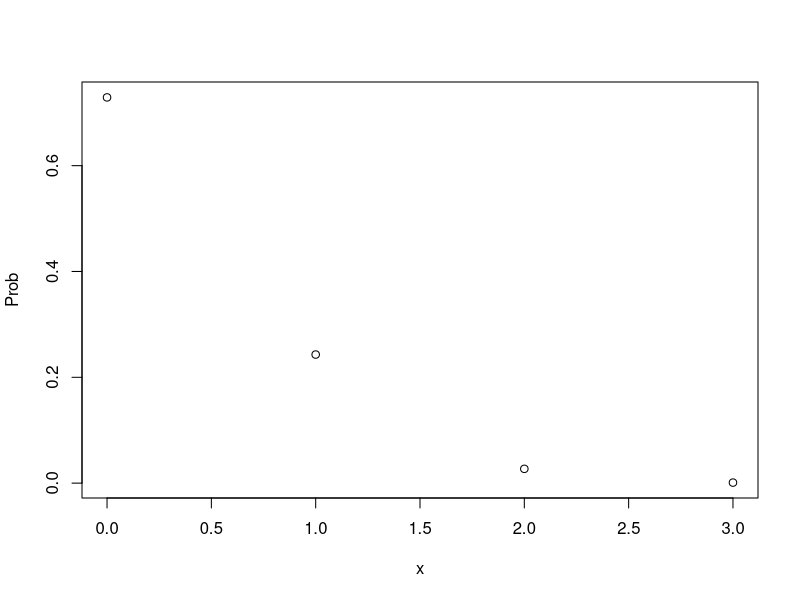
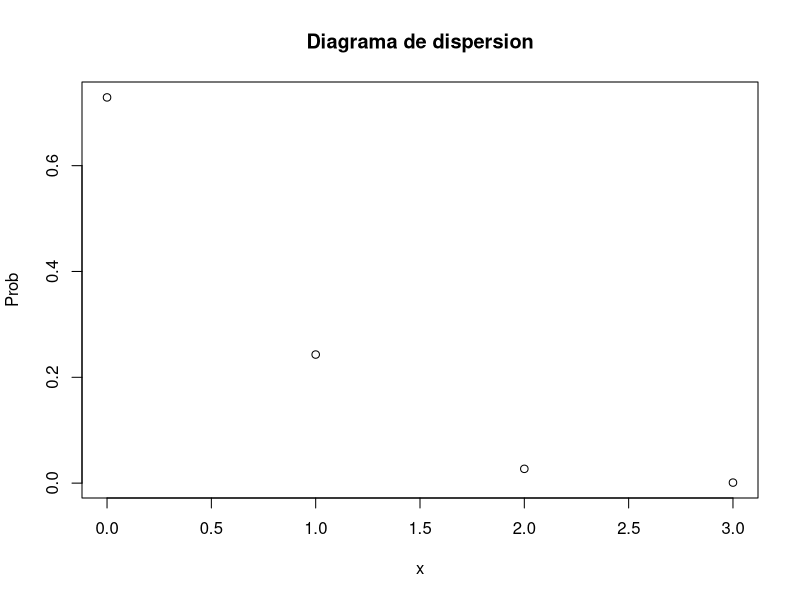
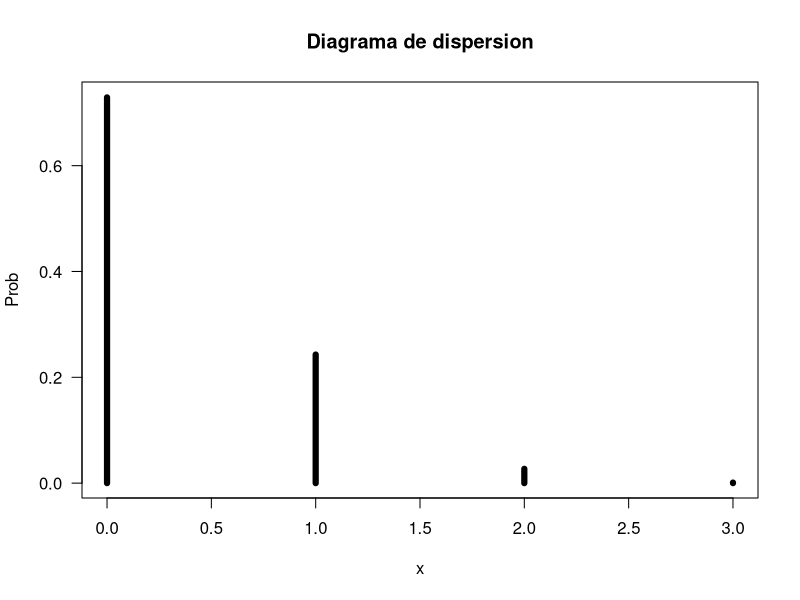
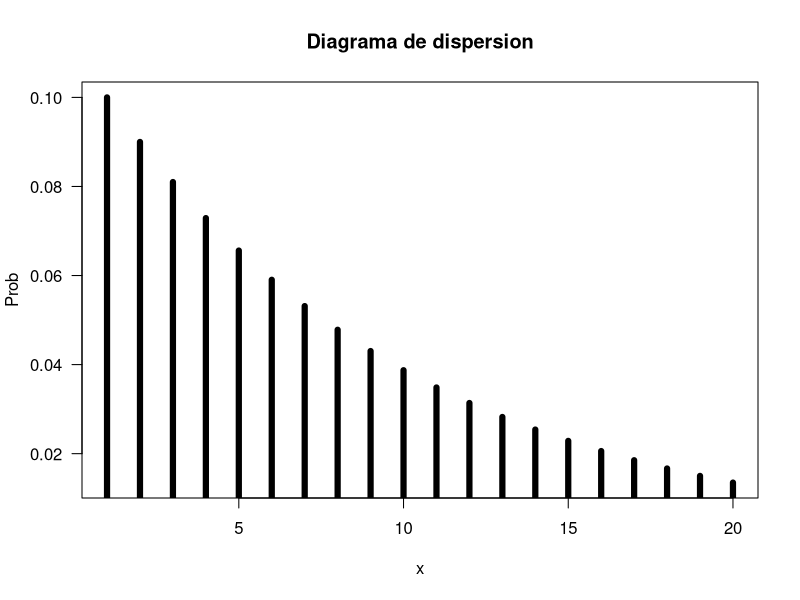

R code for these plots, in order:
#Ejemplo 4
n<-3
#X: numero de componentes que fallan
p<-0.1
q<-1-p
x<-0
Prob<-(choose(n,x)*p^x*q^(n-x))
Prob
x<-1
Prob<-(choose(n,x)*p^x*q^(n-x))
Prob
x<-0:n #de 0 a n
Prob<-(choose(n,x)*p^x*q^(n-x))
Prob
#tabla
Data1<-data.frame(x,Prob)
Data1
#grafica en el plano cartesiano
plot(x, Prob)
plot(x, Prob, main="Diagrama de dispersion")
plot(x, Prob, main="Diagrama de dispersion", type='h', las=1, lwd=6)

#--------------------------------------------------------------------

#Ejemplo 5
x1<-1
n1<-5
n<-10
# X: numero de llamadas que se comuniquen
p<-x1/n1
q<-1-p
x<-2
Prob<-(choose(n,x)*p^x*q^(n-x))
Prob
#otra forma para la binomial
Prob<-dbinom(x=x, size=n, prob = p)
Prob

#--------------------------------------------------------------------

#ejemplo 6
#X: pago al contado
p<-30/100
q<-1-p
n<-8
x<-3:n # de 3 a más
Prob<-(choose(n,x)*p^x*q^(n-x))
Prob
ProbTotal<-sum(Prob)
ProbTotal

#otra forma para la binomial
Prob<-dbinom(x=x, size=n, prob = p)
Prob
ProbTotal<-sum(Prob)
ProbTotal

#P(X<=2)
x<-0:2
Prob<-dbinom(x=x, size=n, prob = p)
Prob
ProbTotal<-sum(Prob)
ProbTotal

#Distribucion acumulada
x<-2
Prob<-pbinom(x, size=n, prob = p)
Prob

#--------------------------------------------------------------------

#DISTRIBUCION GEOMÉTRICA
#Ejemplo 1
#X: Numero de intentos hasta que recite correctamente
p<-0.3
q<-1-p
x<-6
Prob<-p*q^(x-1)
Prob
#Esperanza
mu<-1/p
mu
#Desviacion de estandar
variacion<-q/(p^2)
desvEst<-sqrt(variacion)
desvEst
#Otro metodo
Prob<-dgeom(x-1,p)
Prob

#--------------------------------------------------------------------

#Ejemplo 2
#X: Numero de preguntas que realiza el profesor
p<-0.1
x<-1:20
Prob<-dgeom(x-1,p)
Prob

Data2<-data.frame(x,Prob)
Data2

plot(x, Prob, main="Diagrama de dispersion", type='h', las=1, lwd=6)

#--------------------------------------------------------------------

#Ejemplo 3
p<-0.2
q<-1-p
x<-1:2
Prob<-p*q^(x-1)
Data1<-data.frame(x,Prob)
Data1
Suma<-sum(Prob)
Suma
#Esperanza y varianza
mu<-1-p
mu
var1<-q/p^2
var1
#otro metodo
p<-0.2
x<-2
pgeom(x-1,p)

#DISTRIBUICON GEOMETRICA PASCAL
#Ejemplo 04
x1<-12 #alteracione cerebrales
total<-50
p<-x1/total
q<-1-p
#a)
r<-1
x<-8
Prob<-choose(x-1,r-1)*p^r*q^(x-r)
Prob
#Otro metodo
Prob<-dnbinom(x-r,r,p)
Prob

#--------------------------------------------------

#Ejemplo 05
p<-0.20
q<-1-p
#pregunta
r<-3
x<-8
Prob<-choose(x-1,r-1)*p^r*q^(x-r)
Prob
#Otro metodo
Prob<-dnbinom(x-r,r,p)
Prob

#--------------------------------------------------

#Ejemplo 06
p<-0.10
q<-1-p
"pregunta"
r<-4
#a)Esperanza
mu<-r/p
mu
#b)Prob que se detenga el en 10°
x<-10
Prob<-choose(x-1,r-1)*p^r*q^(x-r)
Prob
#c)Al menos 7 ariculos antes de que se detenga
#P(x>=7)=1-P(x<7)
x<-r:6
Prob<-choose(x-1,r-1)*p^r*q^(x-r)
Prob
Rpta<-1-sum(Prob)
Rpta

#--------------------------------------------------

#DISTRIBUCION DE POISON
#P(X=x)=(e^(-lamda)*lamda^x)/x

#Ejemplo 01
p<-0.02
n<-10000
#Esperado
Lamda<-n*p
mu<-Lamda
mu
#Varianza
var1<-Lamda
var1
#Desviacion tipica
DesvTipica<-sqrt(var1)
DesvTipica

#-------------------------------

#Ejemplo 02
Lamda<-3
#a) Ninguna llamada
x<-0
Prob<-exp(-Lamda)*Lamda^x/factorial(x)
Prob
#b) Al menos 4 llamadas
x<-0:3
Prob<-exp(-Lamda)*Lamda^x/factorial(x)
Rpta<-1-sum(Prob)
Rpta
#c) costo por llamada
Costo<- 0.5*Lamda
Costo
